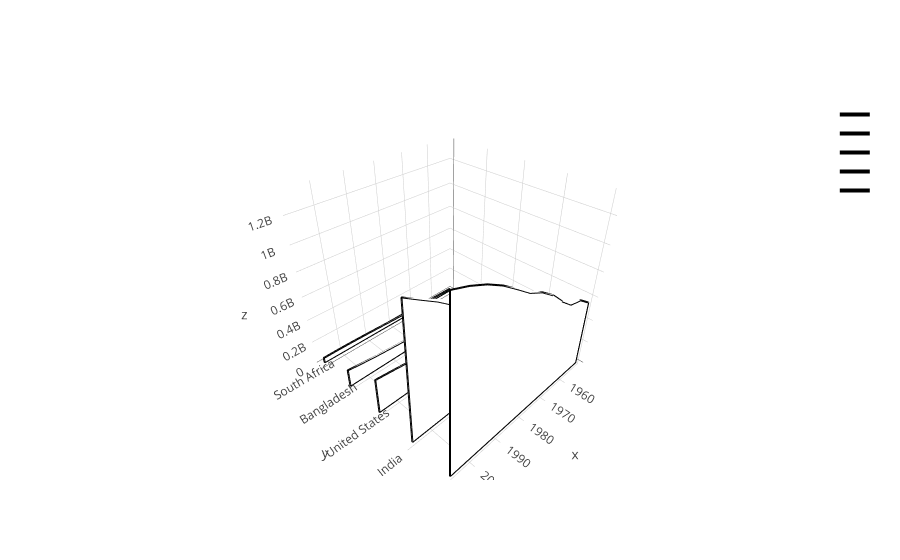

Notebook code for this chart:
### Code cell
iplot(data)

### Figure 1 — Plotly figure (JSON) as saved in the notebook; plotly's stock layout.template omitted (floating-point values rounded to 4 significant figures)
{"data": [{"line": {"color": "black", "width": 4}, "mode": "lines", "name": "", "surfaceaxis": 1, "surfacecolor": "#66c2a5", "type": "scatter3d", "uid": "cbb7b240-ca0f-11e8-94b1-0008cab1f893", "x": [1952, 1957, 1962, 1967, 1972, 1977, 1982, 1987, 1992, 1997, 2002, 2007, 2007, 2002, 1997, 1992, 1987, 1982, 1977, 1972, 1967, 1962, 1957, 1952, 1952], "y": ["South Africa", "South Africa", "South Africa", "South Africa", "South Africa", "South Africa", "South Africa", "South Africa", "South Africa", "South Africa", "South Africa", "South Africa", "South Africa", "South Africa", "South Africa", "South Africa", "South Africa", "South Africa", "South Africa", "South Africa", "South Africa", "South Africa", "South Africa", "South Africa", "South Africa"], "z": [14264935, 16151549, 18356657, 20997321, 23935810, 27129932, 31140029, 35933379, 39964159, 42835005, 44433622, 43997828, 0, 0, 0, 0, 0, 0, 0, 0, 0, 0, 0, 0, 14264935]}, {"line": {"color": "black", "width": 4}, "mode": "lines", "name": "", "surfaceaxis": 1, "surfacecolor": "#fc8d62", "type": "scatter3d", "uid": "cbb7b241-ca0f-11e8-9dd3-0008cab1f893", "x": [1952, 1957, 1962, 1967, 1972, 1977, 1982, 1987, 1992, 1997, 2002, 2007, 2007, 2002, 1997, 1992, 1987, 1982, 1977, 1972, 1967, 1962, 1957, 1952, 1952], "y": ["Bangladesh", "Bangladesh", "Bangladesh", "Bangladesh", "Bangladesh", "Bangladesh", "Bangladesh", "Bangladesh", "Bangladesh", "Bangladesh", "Bangladesh", "Bangladesh", "Bangladesh", "Bangladesh", "Bangladesh", "Bangladesh", "Bangladesh", "Bangladesh", "Bangladesh", "Bangladesh", "Bangladesh", "Bangladesh", "Bangladesh", "Bangladesh", "Bangladesh"], "z": [46886859, 51365468, 56839289, 62821884, 70759295, 80428306, 93074406, 103764241, 113704579, 123315288, 135656790, 150448339, 0, 0, 0, 0, 0, 0, 0, 0, 0, 0, 0, 0, 46886859]}, {"line": {"color": "black", "width": 4}, "mode": "lines", "name": "", "surfaceaxis": 1, "surfacecolor": "#8da0cb", "type": "scatter3d", "uid": "cbb7b242-ca0f-11e8-a549-0008cab1f893", "x": [1952, 1957, 1962, 1967, 1972, 1977, 1982, 1987, 1992, 1997, 2002, 2007, 2007, 2002, 1997, 1992, 1987, 1982, 1977, 1972, 1967, 1962, 1957, 1952, 1952], "y": ["United States", "United States", "United States", "United States", "United States", "United States", "United States", "United States", "United States", "United States", "United States", "United States", "United States", "United States", "United States", "United States", "United States", "United States", "United States", "United States", "United States", "United States", "United States", "United States", "United States"], "z": [157553000, 171984000, 186538000, 198712000, 209896000, 220239000, 232187835, 242803533, 256894189, 272911760, 287675526, 301139947, 0, 0, 0, 0, 0, 0, 0, 0, 0, 0, 0, 0, 157553000]}, {"line": {"color": "black", "width": 4}, "mode": "lines", "name": "", "surfaceaxis": 1, "surfacecolor": "#e78ac3", "type": "scatter3d", "uid": "cbb7b243-ca0f-11e8-a716-0008cab1f893", "x": [1952, 1957, 1962, 1967, 1972, 1977, 1982, 1987, 1992, 1997, 2002, 2007, 2007, 2002, 1997, 1992, 1987, 1982, 1977, 1972, 1967, 1962, 1957, 1952, 1952], "y": ["India", "India", "India", "India", "India", "India", "India", "India", "India", "India", "India", "India", "India", "India", "India", "India", "India", "India", "India", "India", "India", "India", "India", "India", "India"], "z": [372000000, 409000000, 454000000, 506000000, 567000000, 634000000, 708000000, 788000000, 872000000, 959000000, 1034172547, 1110396331, 0, 0, 0, 0, 0, 0, 0, 0, 0, 0, 0, 0, 372000000]}, {"line": {"color": "black", "width": 4}, "mode": "lines", "name": "", "surfaceaxis": 1, "surfacecolor": "#a6d854", "type": "scatter3d", "uid": "cbb7b244-ca0f-11e8-92a2-0008cab1f893", "x": [1952, 1957, 1962, 1967, 1972, 1977, 1982, 1987, 1992, 1997, 2002, 2007, 2007, 2002, 1997, 1992, 1987, 1982, 1977, 1972, 1967, 1962, 1957, 1952, 1952], "y": ["China", "China", "China", "China", "China", "China", "China", "China", "China", "China", "China", "China", "China", "China", "China", "China", "China", "China", "China", "China", "China", "China", "China", "China", "China"], "z": [556300000.0, 637408000, 665770000, 754550000, 862030000, 943455000, 1000281000, 1084035000, 1164970000, 1230075000, 1280400000, 1318683096, 0, 0, 0, 0, 0, 0, 0, 0, 0, 0, 0, 0, 556300000.0]}], "layout": {}}
